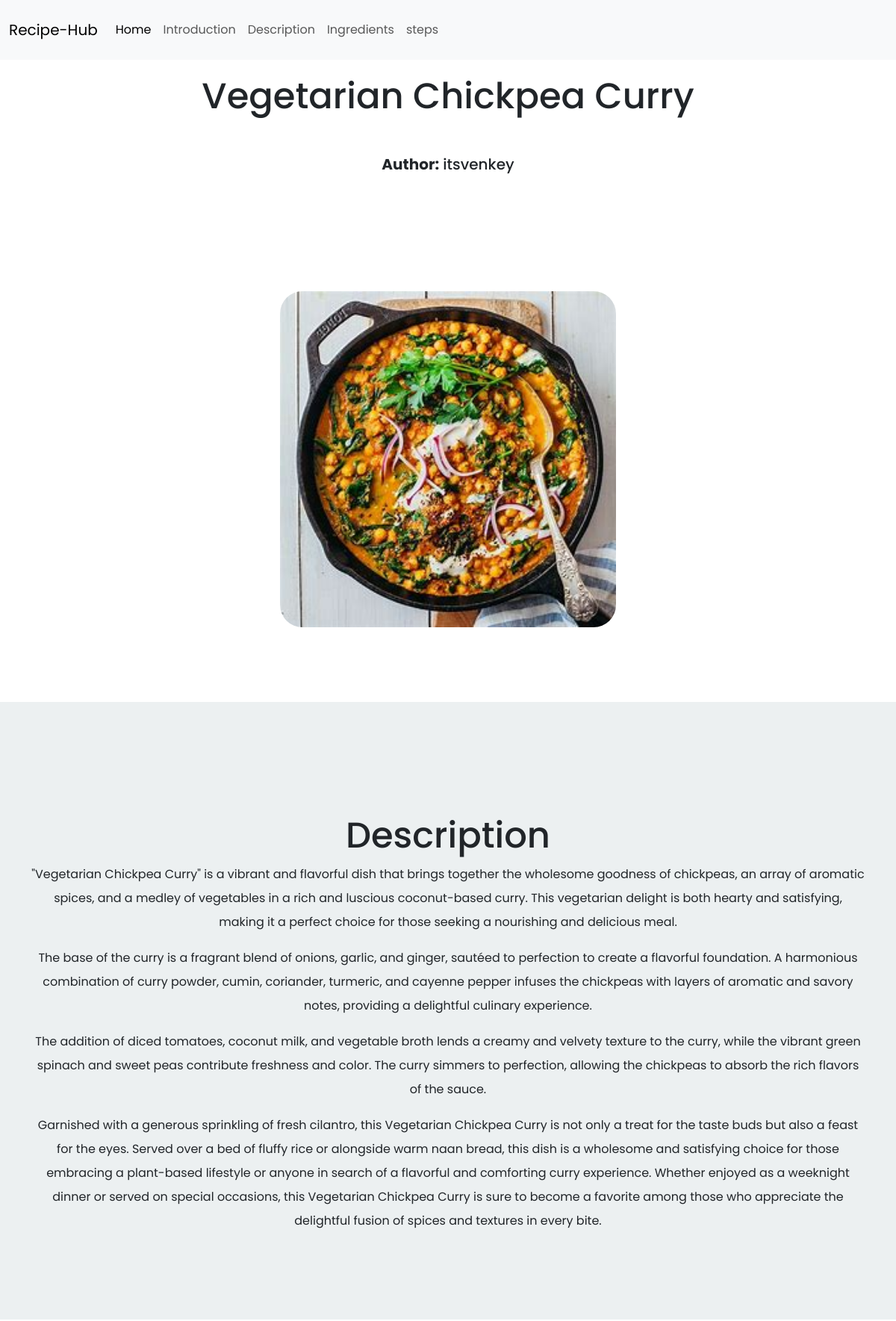
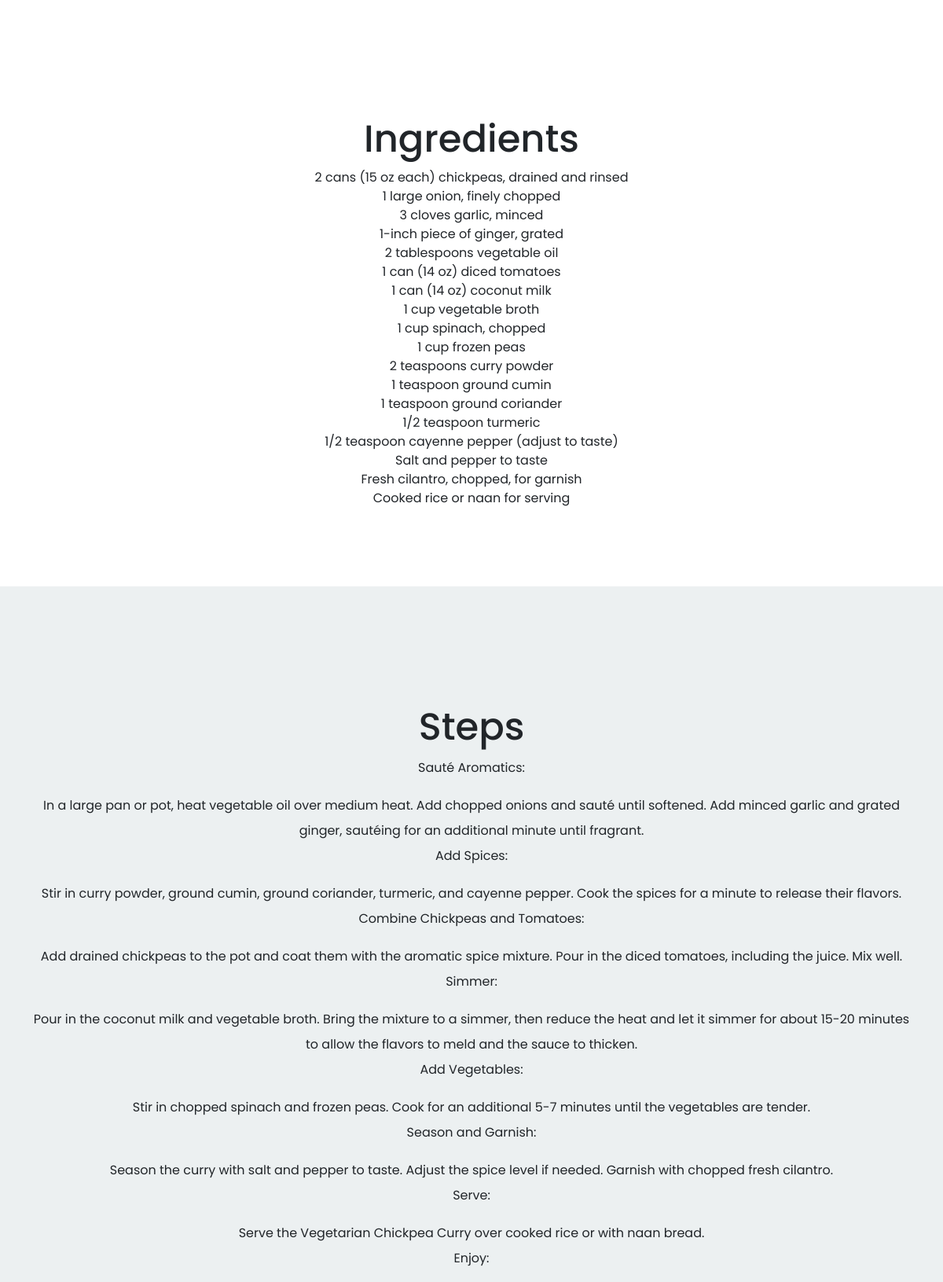
Page /details/18/ (upper part) on the committed database (2 pictures, top to bottom).
### webapp/models.py (models this page shows, shortened)
class recipe(models.Model):
    name = models.CharField(max_length=100)
    author = models.ForeignKey(User,on_delete=models.CASCADE,)
    ingredients = models.TextField()
    steps = models.TextField()
    description = models.TextField()
    created_on = models.DateTimeField(auto_now_add = True)
    image = models.ImageField(upload_to='recipe_images/')

### webapp/views.py (the view)
# urls.py: path('details/<int:pk>/',details,name='details'),
def details(request,pk):
    recipe_detail = recipe.objects.get(id = pk)
    context ={
        'recipe_detail':recipe_detail
    }
    return render(request,'webapp/details.html',context)

### webapp/templates/webapp/details.html (shortened to what this page needs)
{% extends 'webapp/base.html' %}
{% block navbar %}
    {% include 'webapp/details_navbar.html' %}
{% endblock %}
{% block page_title %}
    <body style="margin-top: 100px;">
        <div class="container mt-5">
            <h1>{{ recipe_detail.name }}</h1>
        </div>
        <div class="container text-center">
            <h5><strong>Author:</strong> {{ recipe_detail.author }}</h5>
        </div>
    </body>
{% endblock %}
{% block page_content %}
    <head>
    </head>
    <body>
        <div class="section">
            <div class="container">
                <img src="{{ recipe_detail.image.url }}" alt="">
            </div>
        </div>
        <div id="description" class="section bg-light">
            <div class="container text-center">
                <h1>Description</h1>
                <div>
                    {{ recipe_detail.description | linebreaks }}
                </div>
            </div>
        </div>
        <div id="ingredients" class="section">
            <div class="container text-center">
                <h1>Ingredients</h1>
                <div>
                    {{ recipe_detail.ingredients | linebreaksbr }}
                </div>
            </div>
        </div>
        <div id="steps" class="section bg-light">
            <div class="container text-center">
                <h1>Steps</h1>
                <div>
                    {{ recipe_detail.steps | linebreaks }}
                </div>
            </div>
        </div>
    </body>
{% endblock %}

### webapp/templates/webapp/base.html (style rules this page uses)
body { font-family: "Poppins", sans-serif; }
html { scroll-behavior: smooth; padding-bottom: 50px; }

### webapp/templates/webapp/details.html (style rules this page uses)
img { width: 100%; max-width: 450px; height: auto; margin: auto; display: block; border-radius: 30px; }
.container { margin-top: 50px; }
h1 { text-align: center; }
p { line-height: 2rem; }
body { scroll-behavior: smooth; }
.section { padding: 100px 0; }

### rows in the picture
recipe: name "Vegetarian Chickpea Curry", author "itsvenkey", image (picture), description "\"Vegetarian Chickpea Curry\" is a vibrant and flavorful dish that brings together the wholesome goodness of chickpeas, an array of aromatic spices, and a medley of vegetables in a rich and luscious coconut-based curry. This vegetarian delight is both hearty and satisfying, making it a perfect choice for those seeking a nourishing and delicious meal. The base of the curry is a fragrant blend of onions, garlic, and ginger, sautéed to perfection to create a flavorful foundation. A harmonious combination of curry powder, cumin, coriander, turmeric, and cayenne pepper infuses the chickpeas with layers of aromatic and savory notes, providing a delightful culinary experience. The addition of diced…", ingredients "2 cans (15 oz each) chickpeas, drained and rinsed 1 large onion, finely chopped 3 cloves garlic, minced 1-inch piece of ginger, grated 2 tablespoons vegetable oil 1 can (14 oz) diced tomatoes 1 can (14 oz) coconut milk 1 cup vegetable broth 1 cup spinach, chopped 1 cup frozen peas 2 teaspoons curry powder 1 teaspoon ground cumin 1 teaspoon ground coriander 1/2 teaspoon turmeric 1/2 teaspoon cayenne pepper (adjust to taste) Salt and pepper to taste Fresh cilantro, chopped, for garnish Cooked rice or naan for serving", steps "Sauté Aromatics: In a large pan or pot, heat vegetable oil over medium heat. Add chopped onions and sauté until softened. Add minced garlic and grated ginger, sautéing for an additional minute until fragrant. Add Spices: Stir in curry powder, ground cumin, ground coriander, turmeric, and cayenne pepper. Cook the spices for a minute to release their flavors. Combine Chickpeas and Tomatoes: Add drained chickpeas to the pot and coat them with the aromatic spice mixture. Pour in the diced tomatoes, including the juice. Mix well. Simmer: Pour in the coconut milk and vegetable broth. Bring the mixture to a simmer, then reduce the heat and let it simmer for about 15-20 minutes to allow the flavors…"
